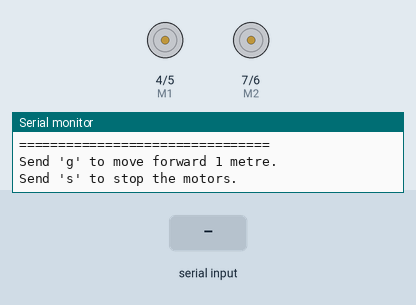
A sketch run on a simulated Arduino Uno, built with avr-gcc and run on an emulated ATmega328P. Parts: direction and speed pins drawn as motors (green arrow = direction pin HIGH = forward, orange = LOW = backward, longer = more drive), the last lines printed to the serial monitor. The test bench sets the inputs (shaded band).

Above: at 1.2 s.
1.3 s: "g" received over Serial
At 2.1 s:
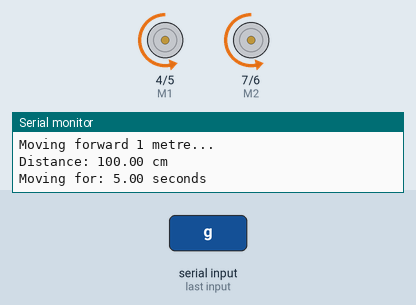
Timing chart, 0 to 7.8 s (numbered marks = the images above; inputs shaded):
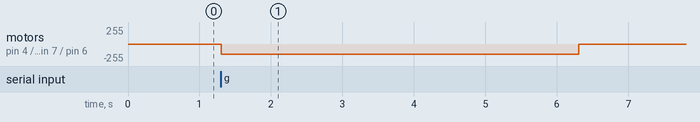

Measured:
- after the input at 1.3 s, motor on pin 4 (M1) / pin 5 (E1), motor on pin 7 (M2) / pin 6 (E2): stopped → backward 150/255 at once, → stopped 5.0 s later

The sketch:

Robotic_car_1m_control.ino
```cpp
// =====================================================
// Romeo V2 - DC Motor 1 Metre Forward Control
// =====================================================

// Motor pins
int E1 = 5;       // M1 Speed Control
int E2 = 6;       // M2 Speed Control
int M1 = 4;       // M1 Direction Control
int M2 = 7;       // M2 Direction Control

// Motor speed (0-255)
int motorSpeed = 150;

// Target distance
float distanceCM = 100.0;

// IMPORTANT:
// Calibrate this value using your actual robot.
// Example: if robot travels 100 cm in 5 seconds,
// speed = 100 / 5 = 20 cm/s.
float speedCMperSec = 20.0;


// -----------------------------------------------------
// Stop both motors
// -----------------------------------------------------
void stopMotors()
{
  digitalWrite(E1, LOW);
  digitalWrite(E2, LOW);
}


// -----------------------------------------------------
// Move robot forward
// -----------------------------------------------------
void moveForward(int speed1, int speed2)
{
  analogWrite(E1, speed1);
  digitalWrite(M1, LOW);

  analogWrite(E2, speed2);
  digitalWrite(M2, LOW);
}


// -----------------------------------------------------
// Move a specified distance
// -----------------------------------------------------
void moveDistance(float distance, int pwmSpeed)
{
  if (speedCMperSec <= 0)
  {
    Serial.println("ERROR: Speed is not calibrated!");
    return;
  }

  // Calculate required time
  float timeSec = distance / speedCMperSec;

  unsigned long timeMs = (unsigned long)(timeSec * 1000);

  Serial.print("Distance: ");
  Serial.print(distance);
  Serial.println(" cm");

  Serial.print("Moving for: ");
  Serial.print(timeSec);
  Serial.println(" seconds");

  // Start moving
  moveForward(pwmSpeed, pwmSpeed);

  // Keep moving for calculated time
  delay(timeMs);

  // Stop
  stopMotors();

  Serial.println("Movement completed.");
}


// -----------------------------------------------------
// Setup
// -----------------------------------------------------
void setup()
{
  pinMode(E1, OUTPUT);
  pinMode(E2, OUTPUT);
  pinMode(M1, OUTPUT);
  pinMode(M2, OUTPUT);

  Serial.begin(19200);

  stopMotors();

  Serial.println("================================");
  Serial.println("Robotic Car Motor Control");
  Serial.println("================================");
  Serial.println("Send 'g' to move forward 1 metre.");
  Serial.println("Send 's' to stop the motors.");
}


// -----------------------------------------------------
// Main loop
// -----------------------------------------------------
void loop()
{
  if (Serial.available() > 0)
  {
    char command = Serial.read();

    // Move forward 1 metre
    if (command == 'g')
    {
      Serial.println("Moving forward 1 metre...");
      moveDistance(distanceCM, motorSpeed);
    }

    // Stop motors
    else if (command == 's')
    {
      stopMotors();
      Serial.println("Motors stopped.");
    }
  }
}
```
